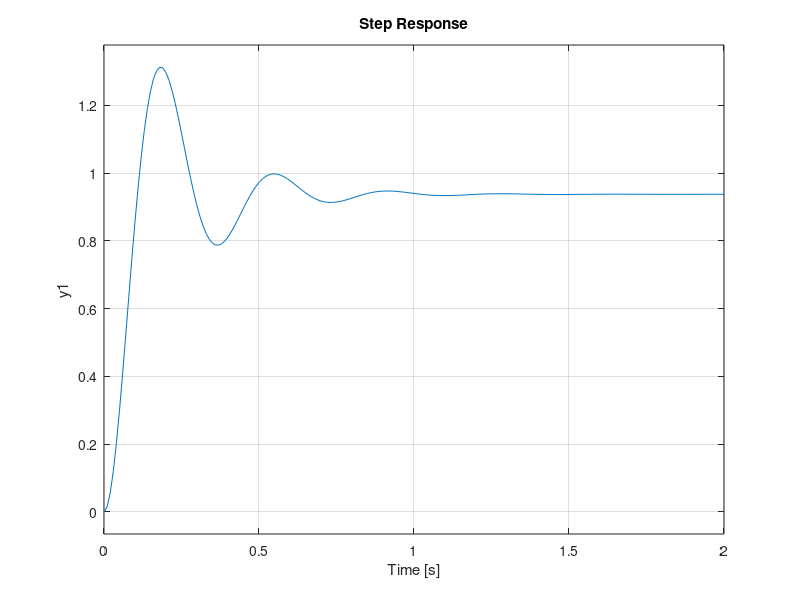
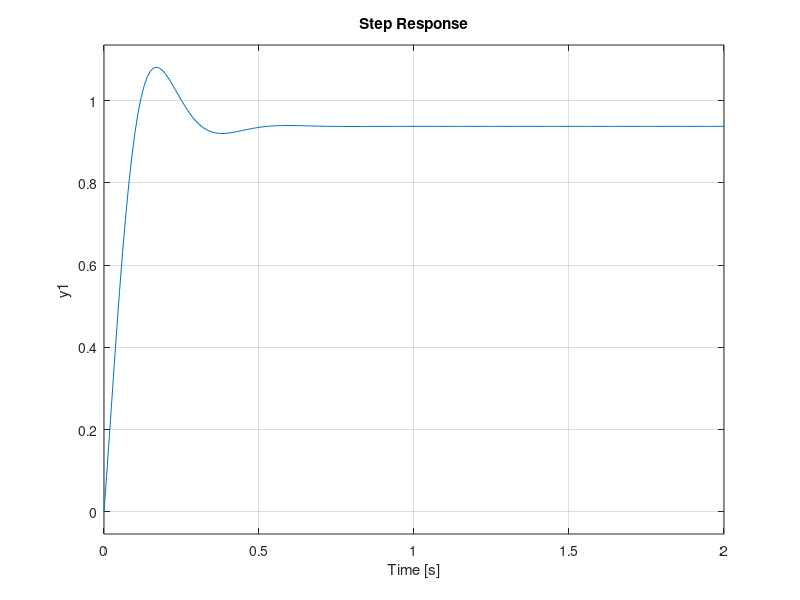
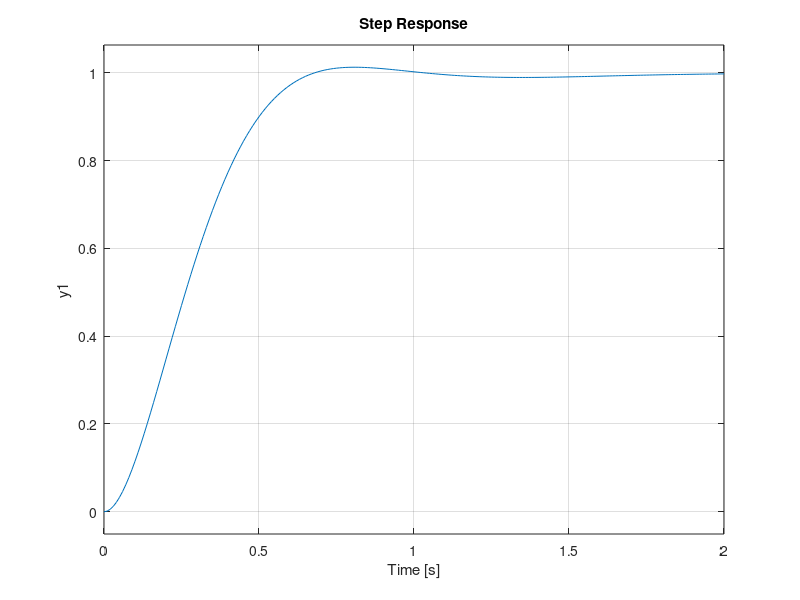
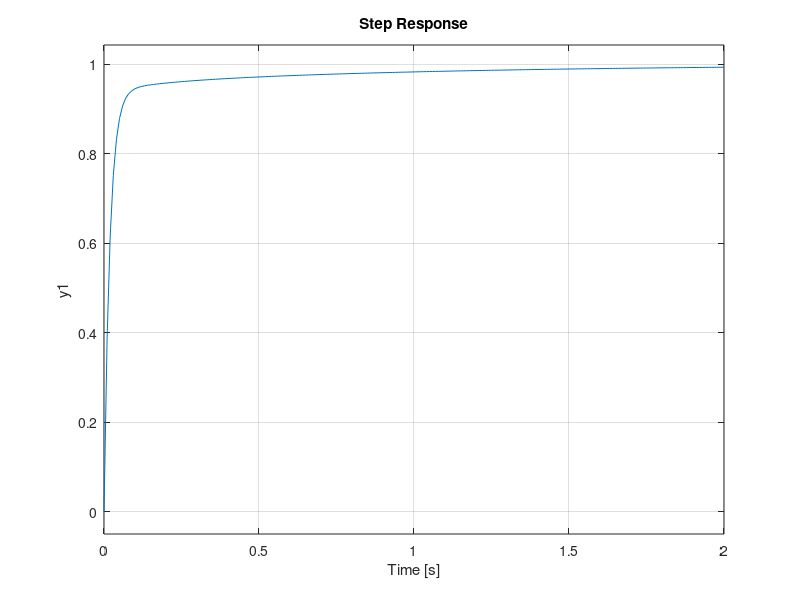

Here is the MATLAB script that generated these plots, in order:
%% Analysis of P,PI,PD,PID Controllers
clc;clear
%% Transfer function
s = tf('s');
G = 1/(s^2 + 10*s + 20);
step(G)
%% Proportional control
Kp = 300;
C = pid(Kp)
plant = C*G;
T = feedback(plant,1)
t = 0:0.01:2;
figure(1)
step(T,t)
%% Proportional-derivative control
Kp = 300;
Kd = 10;
C = pid(Kp,0,Kd)
plant = C*G;
T = feedback(plant,1)
t = 0:0.01:2;
figure(2)
step(T,t)
%% Proportional-integral control
Kp = 30;
Ki = 70;
C = pid(Kp,Ki)
plant = C*G;
T = feedback(plant,1)
t = 0:0.01:2;
figure(3)
step(T,t)
%% Proportional-integral-derivative control
Kp = 350;
Ki = 300;
Kd = 50;
C = pid(Kp,Ki,Kd)
plant = C*G;
T = feedback(plant,1)
t = 0:0.01:2;
figure(4)
step(T,t)
